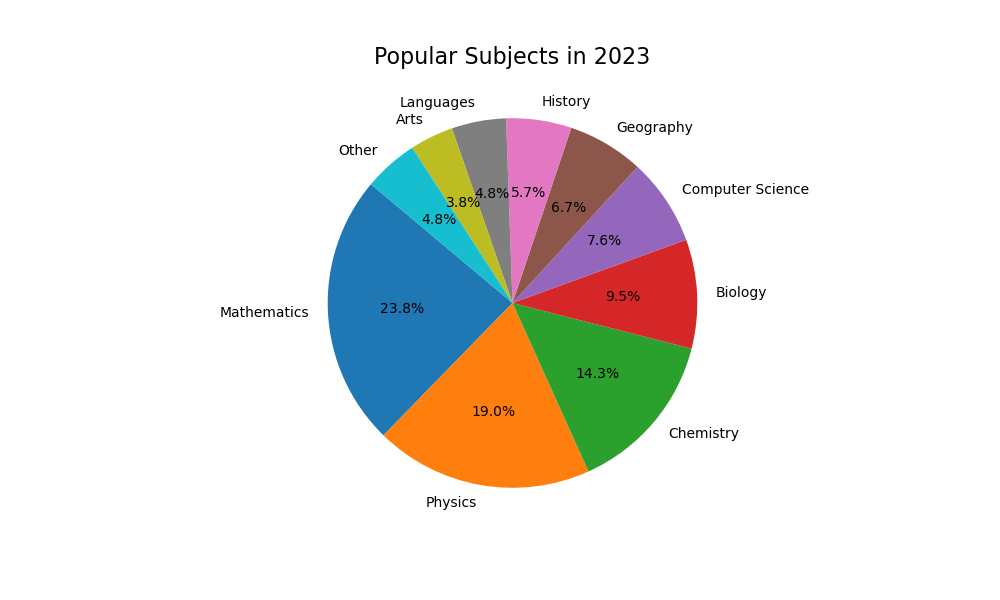

Here is the Python script that generated this plot:

import matplotlib.pyplot as plt

# Data
categories = ['Mathematics', 'Physics', 'Chemistry', 'Biology', 'Computer Science', 'Geography', 'History', 'Languages', 'Arts', 'Other']
percentages = [25.00, 20.00, 15.00, 10.00, 8.00, 7.00, 6.00, 5.00, 4.00, 5.00]
colors = ['#1f77b4', '#ff7f0e', '#2ca02c', '#d62728', '#9467bd', '#8c564b', '#e377c2', '#7f7f7f', '#bcbd22', '#17becf']

# Create a pie chart
plt.figure(figsize=(10, 6))
plt.pie(percentages, labels=categories, autopct='%1.1f%%', startangle=140, colors=colors)

# Title
plt.title('Popular Subjects in 2023', fontsize=16)

# Display the chart
plt.show()
